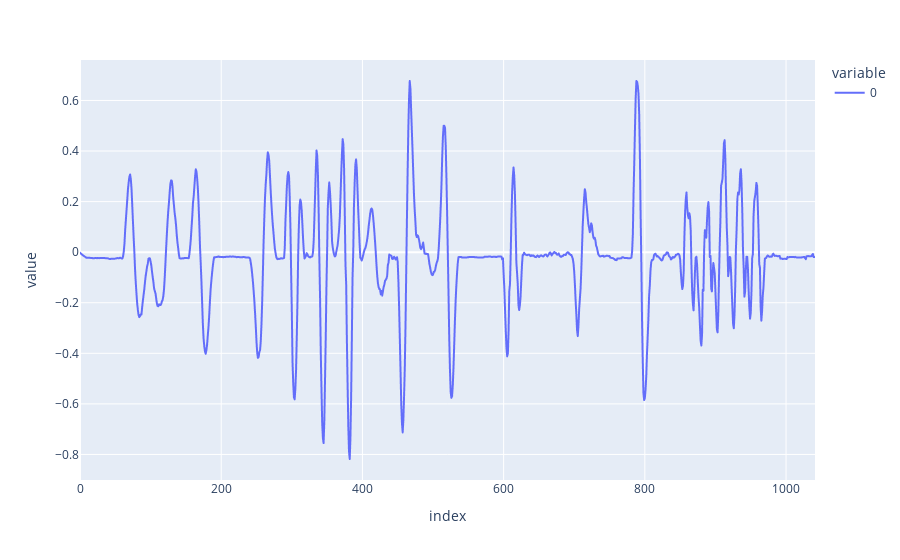

Source (notebook cell):
### Code cell
fig = px.line(aa)
fig.show()

### Figure 1 — Plotly figure (JSON) as saved in the notebook; plotly's stock layout.template omitted (floating-point values rounded to 4 significant figures; data arrays with more than 128 entries replaced by an {"elided": "..."} marker saying what was removed)
{"data": [{"hovertemplate": "variable=0<br>index=%{x}<br>value=%{y}<extra></extra>", "legendgroup": "0", "line": {"color": "#636efa", "dash": "solid"}, "marker": {"symbol": "circle"}, "mode": "lines", "name": "0", "showlegend": true, "type": "scattergl", "x": {"elided": "1042 int values"}, "xaxis": "x", "y": {"elided": "1042 float values"}, "yaxis": "y"}], "layout": {"legend": {"title": {"text": "variable"}, "tracegroupgap": 0}, "margin": {"t": 60}, "xaxis": {"anchor": "y", "domain": [0, 1], "title": {"text": "index"}}, "yaxis": {"anchor": "x", "domain": [0, 1], "title": {"text": "value"}}}}
